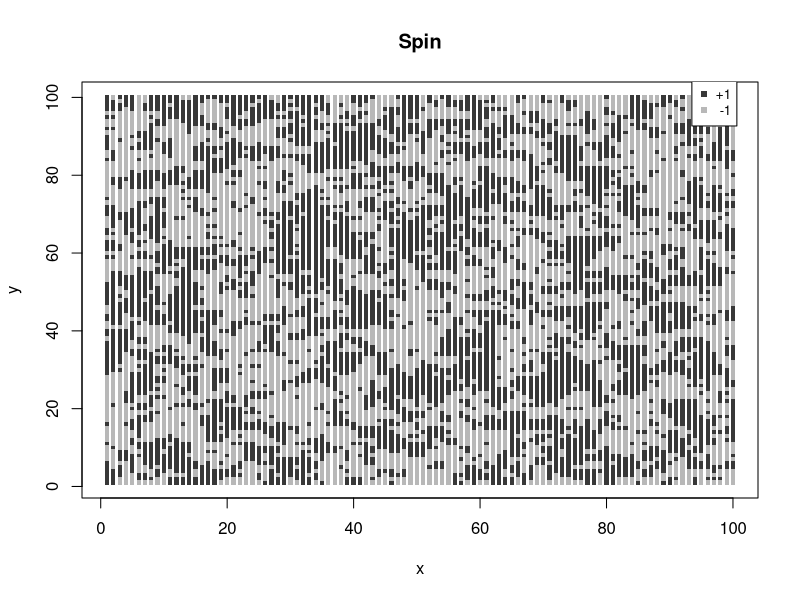
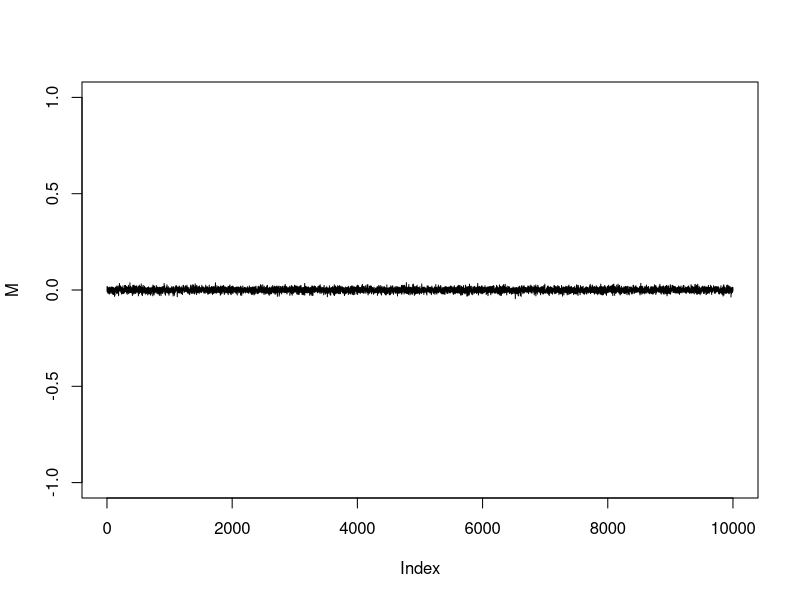
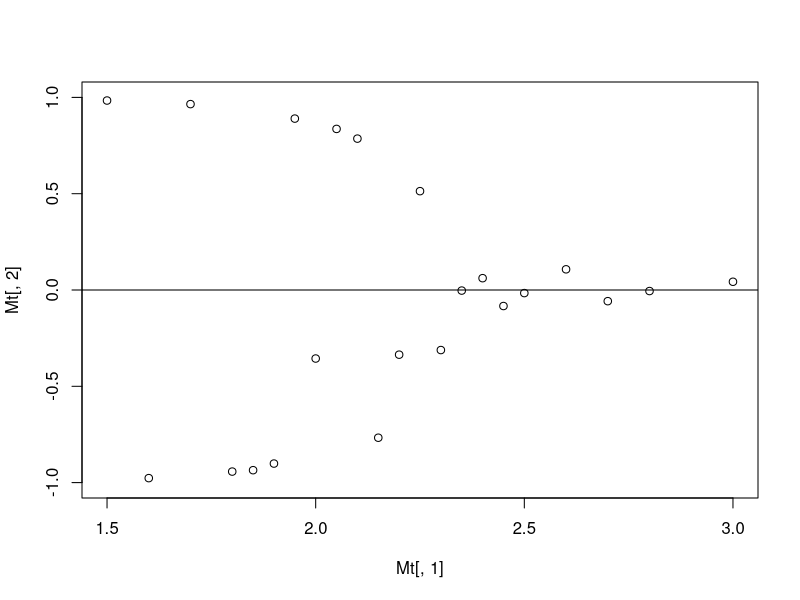
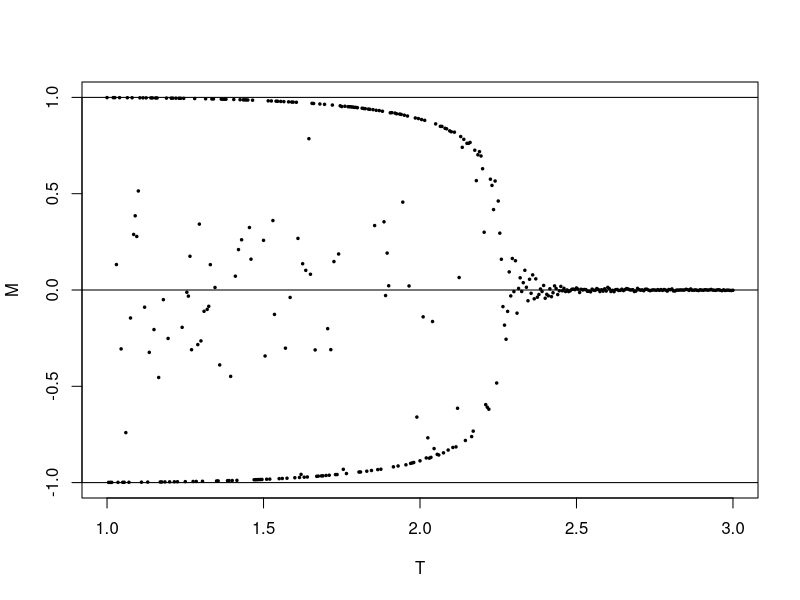
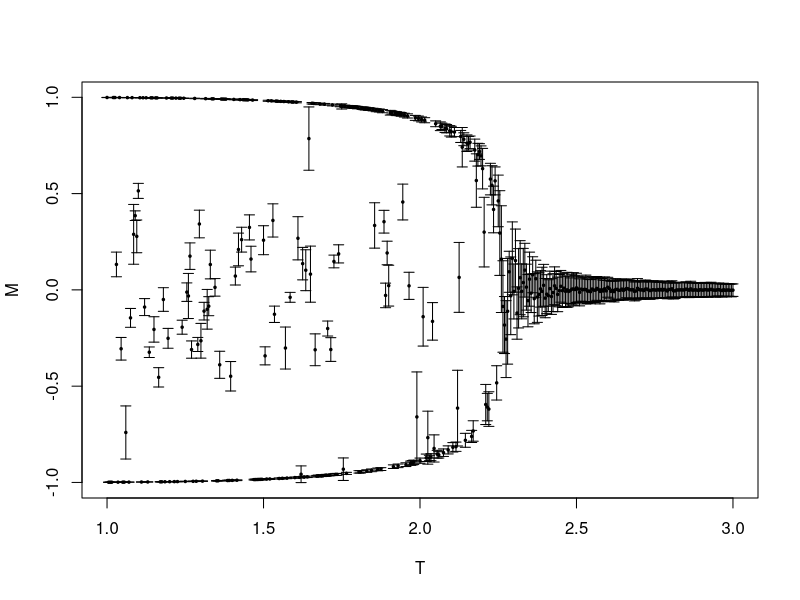

R code for these plots, in order:
spins <- as.matrix(read.table("spins.txt"))

spinup <- which(spins == 1, arr.ind=TRUE)
spindown <- which(spins == -1, arr.ind=TRUE)

plot(spinup[,1],spinup[,2],
     xlab="x",ylab="y",main="Spin",
     pch=15,col=colors()[175],cex=.57)
points(spindown[,1],spindown[,2],
       pch=15,col=colors()[225],cex=.57)
legend(93.5,105,legend=c('+1',' -1'),
       col=c(colors()[175],colors()[225]), pch=15, cex=.8)


M <- as.matrix(read.table("magnet.txt"))
plot(M,type='l',ylim=c(-1,1))
M[10000]

Mt <- as.matrix(read.table("meanMvsT.txt"))
plot(Mt[,1],Mt[,2],ylim=c(-1,1))
abline(h=0)

library(Hmisc)
Mmeant <- as.matrix(read.table("Mmean.txt"))
plot(Mmeant[,1],Mmeant[,2],ylim=c(-1,1),pch=20,cex=.5,
     xlab="T",ylab="M")
abline(h=0)
abline(h=1)
abline(h=-1)
# errbar(years,datyear,datyear+erryear,datyear-erryear,xlab="Año",ylab="Fracción de noches perdidas")
# title(main="Variación interanual")
# mtext("Ajuste a constante")
errbar(Mmeant[,1],Mmeant[,2],Mmeant[,2]+Mmeant[,3],Mmeant[,2]-Mmeant[,3],
       xlab="T",ylab="M",pch=20,cex=.5)
